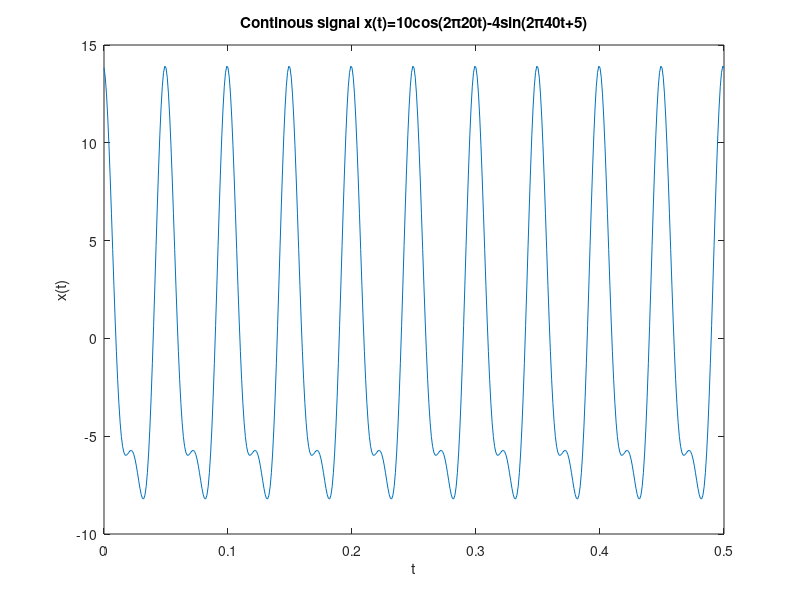
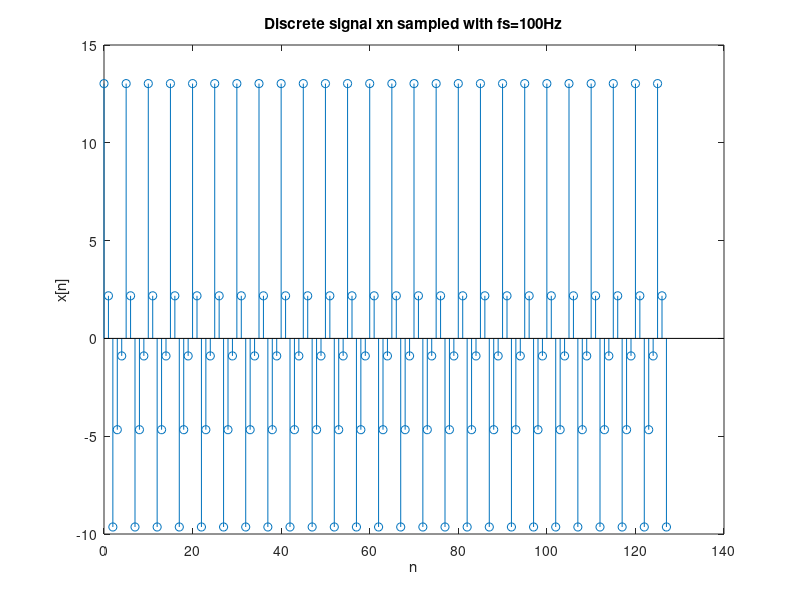
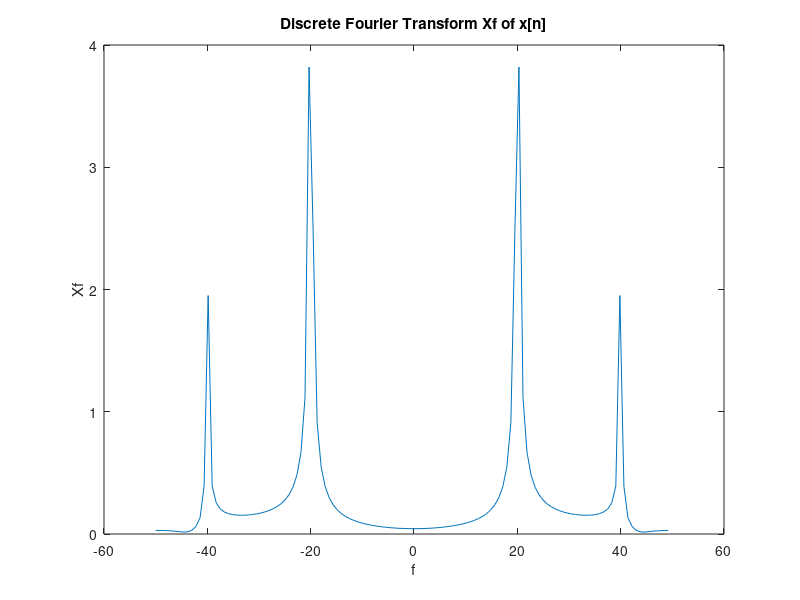
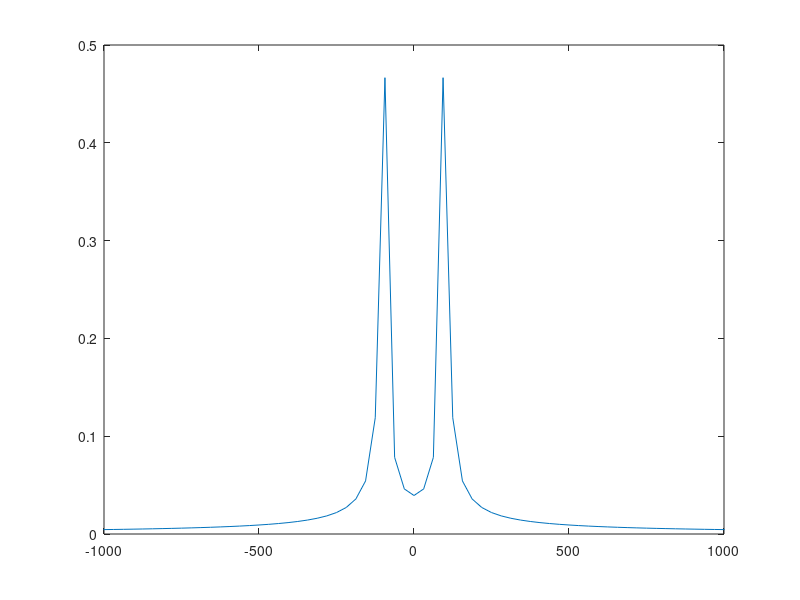

Reproduce these figures in MATLAB, in order. (Note: this script raises an error after producing the figures.)
% MATLAB CODE
clear all;
close all;
clc;
format compact;

% ex3.1 
% Construction of signal
step = 0.001;
t = 0:step:0.5;
x = 10*cos(2*pi*20*t)-4*sin(2*pi*40*t+5);
plot(t,x)
title('Continous signal x(t)=10cos(2\pi20t)-4sin(2\pi40t+5)');
xlabel('t');
ylabel('x(t)');


% Sampling with f = 100Hz > fnyquist = 2fmax = 80 Hz
noOfSamples = 128;
fs = 100;
Ts = 1/fs;
% x[n] = xa(nTs)
n = 0:noOfSamples-1;
xn = 10*cos(2*pi*20*n*Ts)-4*sin(2*pi*40*n*Ts+4);
figure
stem(n,xn)
title('Discrete signal xn sampled with fs=100Hz');
xlabel('n');
ylabel('x[n]');

% Discrete Fourier Transform of xn
figure
%Nfft =  2^nextpow2(length(xn)); % (power of 2) number of samples in frequency spectrum
f = -fs/2: fs/noOfSamples: fs/2 - fs/noOfSamples;
Xf = fftshift(fft(xn)/noOfSamples); %fftshift needed in order to depict the zero-frequency component in the middle of the spectrum
plot(f,abs(Xf))
title('Discrete Fourier Transform Xf of x[n]');
xlabel('f');
ylabel('Xf');

% ex3.2
clear all
% phi = 37(our team's number),
phi = 37;
fs = 8000;
Ts = 1/fs;
noOfSamples = 256; % random number of samples in discrete signal(a power of 2 is given in order to achieve better accuracy)
n = -noOfSamples/2:1:noOfSamples/2-1;
f = -fs/2: fs/noOfSamples: fs/2 - fs/noOfSamples;

% for differnt f0 << fs the FFT is:
for f0 = 100:125:475
    figure
    % x(t) = sin(2*pi*f0*t+37)  and x[n] = x(nTs) = x(n/fs) = sin(2*pi*f0/fs*n+37)
    x=sin(2*pi*(f0/fs)*n+phi);
    Xf = fftshift(fft(x)/noOfSamples);  %fft of the sequence with fo<<Fs
    plot(f,abs(Xf))
    xlim([-1000 1000])
    title("Discrete Fourier Transform Xf of x[n] f0 = "+ f0+" Hz and \phi: "+ phi)
    xlabel('Frequency (Hz)')
    ylabel('|X(f)|')
    grid on;
end

% for differnt f0 comparable to fs the FFT is:
for f0 = 7525:125:7900
    figure
    % x(t) = sin(2*pi*f0*t+37)  and x[n] = x(nTs) = x(n/fs) = sin(2*pi*f0/fs*n+37)
    x=sin(2*pi*f0/fs*n+phi);
    Xf = fftshift(fft(x)/noOfSamples);  %fft of the sequence with fo comparable to Fs
    plot(f,abs(Xf))
    xlim([-1000 1000])
    title("Discrete Fourier Transform Xf of x[n] f0 = "+ f0+" Hz and \phi: "+ phi)
    xlabel('Frequency (Hz)')
    ylabel('|X(f)|')
    grid on;
end 




